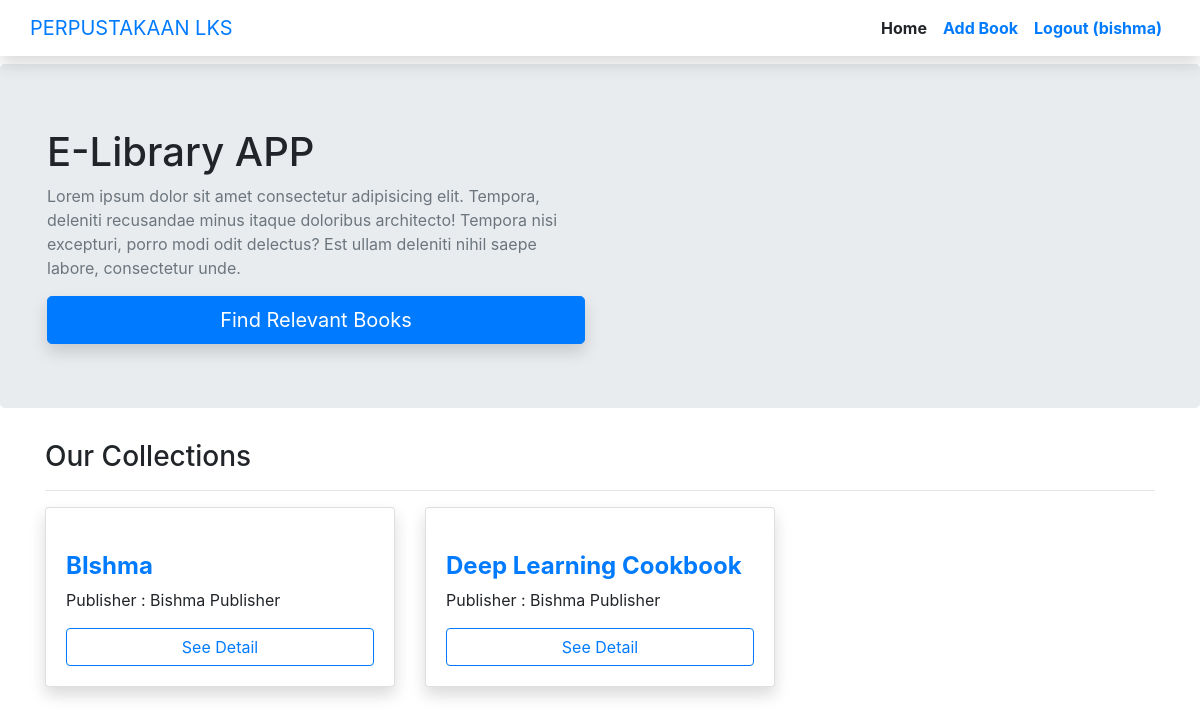
Page / (signed in) on the committed database.
### tables this page shows
CREATE TABLE `user` (
  `id` int(11) NOT NULL,
  `username` varchar(100) NOT NULL,
  `pass` varchar(300) NOT NULL,
  `level` enum('user','admin') NOT NULL
);

CREATE TABLE `books` (
  `id` int(11) NOT NULL,
  `title` varchar(100) NOT NULL,
  `publisher_id` int(11) NOT NULL,
  `category_id` int(11) NOT NULL,
  `qty` int(11) NOT NULL
);

### Core/Controller/BaseController.php (called while the page is built, shortened)
<?php
class BaseController {
    public function view($file,$data=[])
    {
        $file = file_get_contents(BASE_DIR."/views/".$file.".bsm.php");
        eval('?>'.$file);
    }
    public function Component($component,$data=[])
    {
        require BASE_DIR."/views/components/".$component.".comp.php";
    }
}

### App/Controllers/HomeController.php (called while the page is built, shortened)
<?php
class HomeController extends BaseController{
    public function index()
    {
        $model = new User();
        $data =  $model->all()->get();
        $book_m = new \App\Book();
        $books = $book_m->all()->get();
        return $this->view('home',['nama'=>'bishma','data'=>$data,'books'=>$books]);
    }
}

### public/index.php (called while the page is built, shortened)
<?php
    require '../init.php';
    $c = new HomeController();
    $c->index();

### init.php (called while the page is built, shortened)
<?php
function isLogin()
{
    return 1;
}
 function LoginUser()
{
    $u = new App\User();
    $data = $u->find($_SESSION['id'])->get();
    return $data[0];
}
include "bootstrap/assembly.php";

### Core/Model/BaseModel.php (called while the page is built, shortened)
<?php
class BaseModel{
    private $conn;
    private $temp_query = "";
    public function __construct()
    {
        $this->conn = new \mysqli("localhost","root","","lks");
    }
    public function all()
    {
        $this->temp_query .= "SELECT * FROM ".$this->table;
        return $this;
    }
    public function find($id)
    {
        $this->temp_query .= "SELECT * FROM ".$this->table." WHERE ".$this->primary_key." = ".$id;
        return $this;
    }
    public function get()
    {
        $res = [];
        $q = mysqli_query($this->conn,$this->temp_query);
        while($r = mysqli_fetch_array($q)){
            $res[] = $r;
        }
        $this->temp_query = "";
        return   $res;
    }
}

### bootstrap/assembly.php (called while the page is built, shortened)
<?php
spl_autoload_register(function($class){
    $c = explode('\\',$class);
    $path = join(DIRECTORY_SEPARATOR, $c);
});

### views/components/card.comp.php (the view, shortened to what this page needs)
<div class="col-sm-4 mb-3">
    <div class="card shadow">
        <div class="card-body">
            <p class="h4 font-weight-bold text-primary"><?= $title ?></p>
            <p>Publisher : <?= $publisher ?></p>
            <a href="detail.php?id=<?= $v[0] ?>" class="btn btn-block btn-outline-primary">See Detail</a>
         </div>
    </div>
</div>

### views/components/header.comp.php (shortened to what this page needs)
<!DOCTYPE html>
<html lang="en">
<head>
    <link rel="stylesheet" href="https://stackpath.bootstrapcdn.com/bootstrap/4.3.1/css/bootstrap.min.css">
</head>
<body>
<nav class="navbar navbar-expand mb-2 shadow">
    <div class="container">
        <a href="./" class="navbar-brand">PERPUSTAKAAN LKS</a>
        <ul class="navbar-nav">
            <li class="nav-link">Home</li>
            <?php if(isLogin()): ?>
                <a href="./add.php"><li class="nav-link">Add Book</li></a>
                 <a href="./action/logout.php"><li class="nav-link">Logout (<?= loginUser()['username'] ?>)</li></a>
            <?php endif; ?>
        </ul>
    </div>
</nav>

### views/home.bsm.php (shortened to what this page needs)
<div class="jumbotron">
    <div class="container ">
        <div class="row">
            <div class="col-md-6">
              <h1>E-Library APP</h1>
              <p class="text-secondary">Lorem ipsum dolor sit amet consectetur adipisicing elit. Tempora, deleniti recusandae minus itaque doloribus architecto! Tempora nisi excepturi, porro modi odit delectus? Est ullam deleniti nihil saepe labore, consectetur unde.</p>
                <a href="" class="btn btn-primary shadow btn-block btn-lg">Find Relevant Books</a>
            </div>
        </div>
     </div>
</div>
<div class="container">
    <h3>Our Collections</h3>
    <hr>
    <div class="row">
         <?php
         foreach ($books as $value) {
             $this->Component('card',['v'=>$value , 'title'=>$value['title'],'publisher' => 'Bishma Publisher']);
        }
        ?>
    </div>
</div>

### views/components/header.comp.php (style rules this page uses)
.nav-link { font-weight:bold; cursor:pointer; }

### rows in the picture
user: username "bishma"
books: title "BIshma"
books: title "Deep Learning Cookbook"
